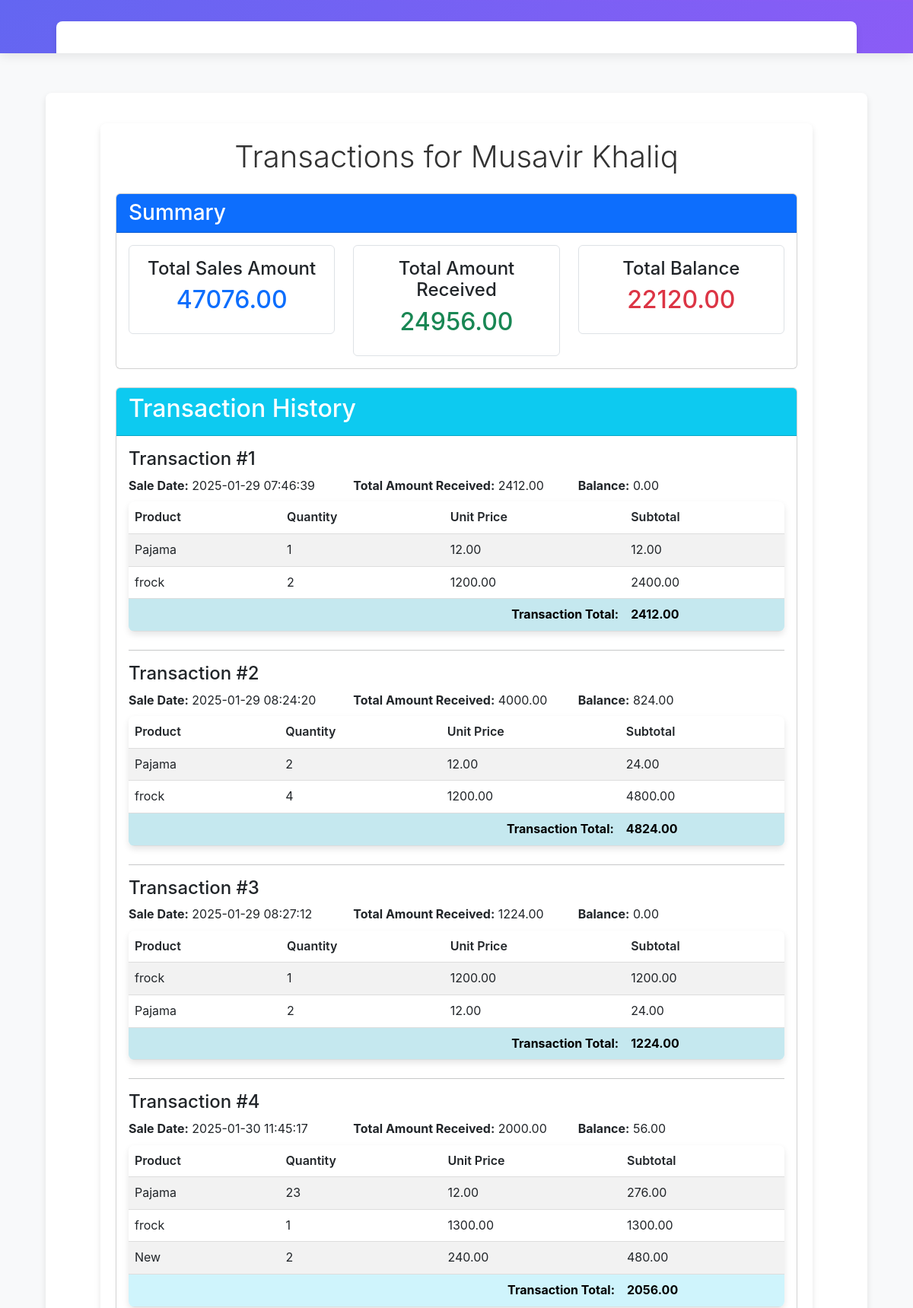
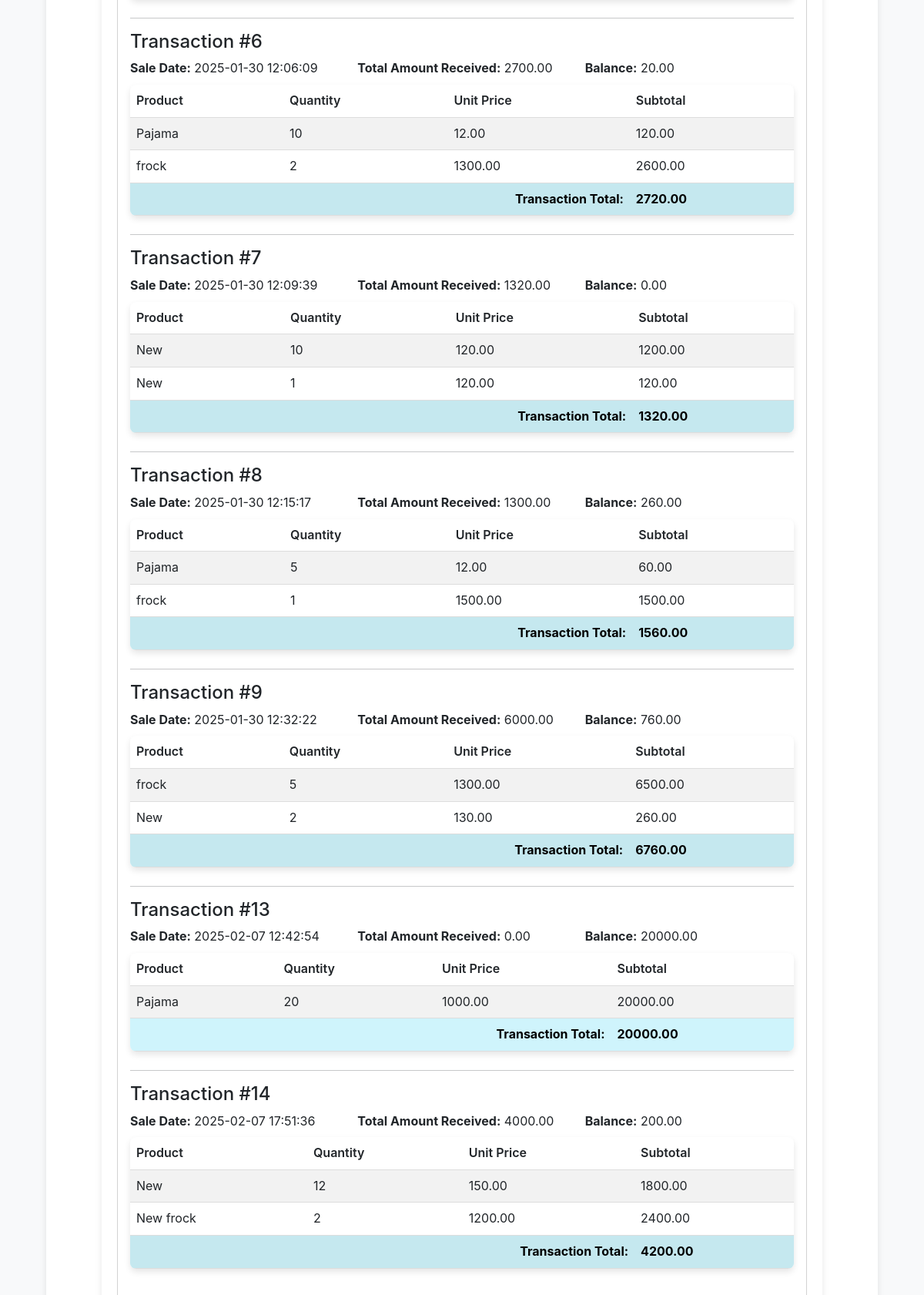
Page /customers/1/transactions (upper part) on the committed database (2 pictures, top to bottom).
### app/models.py (models this page shows)
class Customer(Base):
    __tablename__ = "customers"
    id = Column(Integer, primary_key=True, index=True)
    name = Column(String, index=True, nullable=False)
    email = Column(String, unique=True, index=True, nullable=False)
    phone_number = Column(String)
    address = Column(String)
    balance_owe = Column(Float, default=0.0, nullable=False)
    __table_args__ = (
        CheckConstraint('balance_owe >= 0', name='check_positive_balance'),
    )
    sales = relationship("Sale", back_populates="customer")

class Sale(Base):
    __tablename__ = "sales"
    id = Column(Integer, primary_key=True, index=True)
    customer_id = Column(Integer, ForeignKey("customers.id"), nullable=False)
    total_amount = Column(Float, default=0.0, nullable=False)
    amount_received = Column(Float, default=0.0, nullable=False)
    balance = Column(Float, default=0.0, nullable=False)
    sale_date = Column(DateTime, default=func.now(), nullable=False)
    status = Column(String, default="pending", nullable=False)
    __table_args__ = (
        CheckConstraint('total_amount >= 0', name='check_positive_total'),
        CheckConstraint('amount_received >= 0', name='check_positive_received'),
    )
    customer = relationship("Customer", back_populates="sales")
    items = relationship("SaleItem", back_populates="sale", cascade="all, delete-orphan")
    invoice = relationship("Invoice", back_populates="sale", uselist=False)

class SaleItem(Base):
    __tablename__ = 'sale_items'
    id = Column(Integer, primary_key=True)
    sale_id = Column(Integer, ForeignKey('sales.id'), nullable=False)
    product_id = Column(Integer, ForeignKey('products.id'), nullable=False)
    quantity = Column(Integer, nullable=False)
    price = Column(Float, nullable=False)
    __table_args__ = (
        CheckConstraint('quantity > 0', name='check_positive_quantity'),
        CheckConstraint('price >= 0', name='check_positive_price'),
    )
    sale = relationship("Sale", back_populates="items")
    product = relationship("Product", back_populates="sale_items")

class Product(Base):
    __tablename__ = "products"
    id = Column(Integer, primary_key=True, index=True)
    name = Column(String, index=True, nullable=False)
    description = Column(String, nullable=True)
    price = Column(Float, nullable=False)
    quantity = Column(Integer, nullable=False)
    __table_args__ = (
        CheckConstraint('price >= 0', name='check_positive_price'),
        CheckConstraint('quantity >= 0', name='check_positive_quantity'),
    )
    sale_items = relationship("SaleItem", back_populates="product")
    restocks = relationship("Restock", back_populates="product")

### app/main.py (the view)
@app.get("/customers/{customer_id}/transactions", response_class=HTMLResponse)
def view_customer_transactions(request: Request, customer_id: int, db: Session = Depends(get_db)):
    customer = crud.get_customer_by_id(db, customer_id)
    if not customer:
        raise HTTPException(status_code=404, detail="Customer not found")
    transactions = db.query(models.Sale).filter(models.Sale.customer_id == customer_id).all()
    return render_template("customer_transactions.html", request, {"customer": customer, "transactions": transactions})

### templates/customer_transactions.html
{% extends "base.html" %}
{% block content %}
    <div class="container">
        <h1 class="text-center mb-4">Transactions for {{ customer.name }}</h1>
        {% with %}
            {% set total_sales = namespace(amount=0) %}
            {% set total_received = namespace(amount=0) %}
            {% set total_balance = namespace(amount=0) %}
            {% for transaction in transactions %}
                {% set total_sales.amount = total_sales.amount + transaction.total_amount %}
                {% set total_received.amount = total_received.amount + transaction.amount_received %}
                {% set total_balance.amount = total_balance.amount + transaction.balance %}
            {% endfor %}
            <div class="card mb-4">
                <div class="card-header bg-primary text-white">
                    <h3 class="card-title mb-0">Summary</h3>
                </div>
                <div class="card-body">
                    <div class="row text-center">
                        <div class="col-md-4">
                            <div class="border rounded p-3">
                                <h4>Total Sales Amount</h4>
                                <h2 class="text-primary">{{ "%.2f"|format(total_sales.amount) }}</h2>
                            </div>
                        </div>
                        <div class="col-md-4">
                            <div class="border rounded p-3">
                                <h4>Total Amount Received</h4>
                                <h2 class="text-success">{{ "%.2f"|format(total_received.amount) }}</h2>
                            </div>
                        </div>
                        <div class="col-md-4">
                            <div class="border rounded p-3">
                                <h4>Total Balance</h4>
                                <h2 class="text-danger">{{ "%.2f"|format(total_balance.amount) }}</h2>
                            </div>
                        </div>
                    </div>
                </div>
            </div>
        {% endwith %}
        <div class="card">
            <div class="card-header bg-info text-white">
                <h2 class="card-title">Transaction History</h2>
            </div>
            <div class="card-body">
                {% if transactions %}
                    {% for transaction in transactions %}
                        <div class="transaction-group mb-4">
                            <h4>Transaction #{{ transaction.id }}</h4>
                            <div class="row">
                                <div class="col">
                                    <strong>Sale Date:</strong> {{ transaction.sale_date }}
                                </div>
                                <div class="col">
                                    <strong>Total Amount Received:</strong> {{ "%.2f"|format(transaction.amount_received) }}
                                </div>
                                <div class="col">
                                    <strong>Balance:</strong> {{ "%.2f"|format(transaction.balance) }}
                                </div>
                            </div>
                            <table class="table table-striped mt-2">
                                <thead class="bg-light">
                                    <tr>
                                        <th>Product</th>
                                        <th>Quantity</th>
                                        <th>Unit Price</th>
                                        <th>Subtotal</th>
                                    </tr>
                                </thead>
                                <tbody>
                                    {% for item in transaction.items %}
                                        {% set subtotal = item.quantity * item.price %}
                                        <tr>
                                            <td>{{ item.product.name if item.product else 'N/A' }}</td>
                                            <td>{{ item.quantity }}</td>
                                            <td>{{ "%.2f"|format(item.price) }}</td>
                                            <td>{{ "%.2f"|format(subtotal) }}</td>
                                        </tr>
                                    {% endfor %}
                                    <tr class="table-info">
                                        <td colspan="3" class="text-end"><strong>Transaction Total:</strong></td>
                                        <td><strong>{{ "%.2f"|format(transaction.total_amount) }}</strong></td>
                                    </tr>
                                </tbody>
                            </table>
                        </div>
                        {% if not loop.last %}
                            <hr>
                        {% endif %}
                    {% endfor %}
                {% else %}
                    <div class="alert alert-info text-center">
                        No transactions found.
                    </div>
                {% endif %}
            </div>
        </div>
    </div>
{% endblock %}

### static/css/style.css (style rules this page uses)
body { font-family: 'Segoe UI', Tahoma, Geneva, Verdana, sans-serif; margin: 0; padding: 0; background-color: #f4f4f4; color: #333; line-height: 1.6; }
.container { width: 90%; max-width: 1200px; margin: 20px auto; padding: 20px; background-color: #fff; box-shadow: 0 4px 8px rgba(0, 0, 0, 0.1); border-radius: 8px; }
h1 { color: #333; text-align: center; margin-bottom: 20px; font-size: 2.5em; font-weight: 300; }
table { width: 100%; border-collapse: collapse; margin-bottom: 20px; background-color: #fff; box-shadow: 0 4px 8px rgba(0, 0, 0, 0.1); border-radius: 8px; overflow: hidden; }
th, td { padding: 12px 15px; text-align: left; border-bottom: 1px solid #ddd; }
th { background-color: #f8f9fa; font-weight: 600; color: #333; }
.container { transition: box-shadow 0.3s ease; }
.container { animation: fadeIn 0.5s ease-in-out; }
:root { --primary-gradient: linear-gradient(135deg, #6366f1 0%, #8b5cf6 100%); --navbar-height: 70px; }
body { background-color: #f8f9fa; font-family: 'Inter', 'Segoe UI', sans-serif; padding-top: var(--navbar-height); }

### templates/base.html (style rules this page uses)
:root { --primary-gradient: linear-gradient(135deg, #6366f1 0%, #8b5cf6 100%); --navbar-height: 70px; }
body { background-color: #f8f9fa; font-family: 'Inter', 'Segoe UI', sans-serif; padding-top: var(--navbar-height); }

### rows in the picture
Customer: name "Musavir Khaliq"
Sale: amount_received "2412.00", balance "0.00", total_amount "2412.00"
SaleItem: product "Pajama", quantity "1", price "12.00"
SaleItem: product "frock", quantity "2", price "1200.00", subtotal "2400.00"
Sale: amount_received "4000.00", balance "824.00", total_amount "4824.00"
SaleItem: product "Pajama", quantity "2", price "12.00", subtotal "24.00"
SaleItem: product "frock", quantity "4", price "1200.00", subtotal "4800.00"
Sale: amount_received "1224.00", balance "0.00", total_amount "1224.00"
SaleItem: product "frock", quantity "1", price "1200.00"
SaleItem: product "Pajama", quantity "2", price "12.00", subtotal "24.00"
Sale: amount_received "2000.00", balance "56.00", total_amount "2056.00"
SaleItem: product "Pajama", quantity "23", price "12.00", subtotal "276.00"
SaleItem: product "frock", quantity "1", price "1300.00"
SaleItem: product "New", quantity "2", price "240.00", subtotal "480.00"
Sale: amount_received "2700.00", balance "20.00", total_amount "2720.00"
SaleItem: product "Pajama", quantity "10", price "12.00", subtotal "120.00"
SaleItem: product "frock", quantity "2", price "1300.00", subtotal "2600.00"
Sale: amount_received "1320.00", balance "0.00", total_amount "1320.00"
SaleItem: product "New", quantity "10", price "120.00", subtotal "1200.00"
SaleItem: product "New", quantity "1", price "120.00"
Sale: amount_received "1300.00", balance "260.00", total_amount "1560.00"
SaleItem: product "Pajama", quantity "5", price "12.00", subtotal "60.00"
SaleItem: product "frock", quantity "1", price "1500.00"
Sale: amount_received "6000.00", balance "760.00", total_amount "6760.00"
SaleItem: product "frock", quantity "5", price "1300.00", subtotal "6500.00"
SaleItem: product "New", quantity "2", price "130.00", subtotal "260.00"
Sale: amount_received "0.00", balance "20000.00", total_amount "20000.00"
SaleItem: product "Pajama", quantity "20", price "1000.00", subtotal "20000.00"
Sale: amount_received "4000.00", balance "200.00", total_amount "4200.00"
SaleItem: product "New", quantity "12", price "150.00", subtotal "1800.00"
SaleItem: product "New frock", quantity "2", price "1200.00", subtotal "2400.00"

### other values in the picture
{{ "%.2f"|format(total_sales.amount) }} "47076.00"
{{ "%.2f"|format(total_received.amount) }} "24956.00"
{{ "%.2f"|format(total_balance.amount) }} "22120.00"
